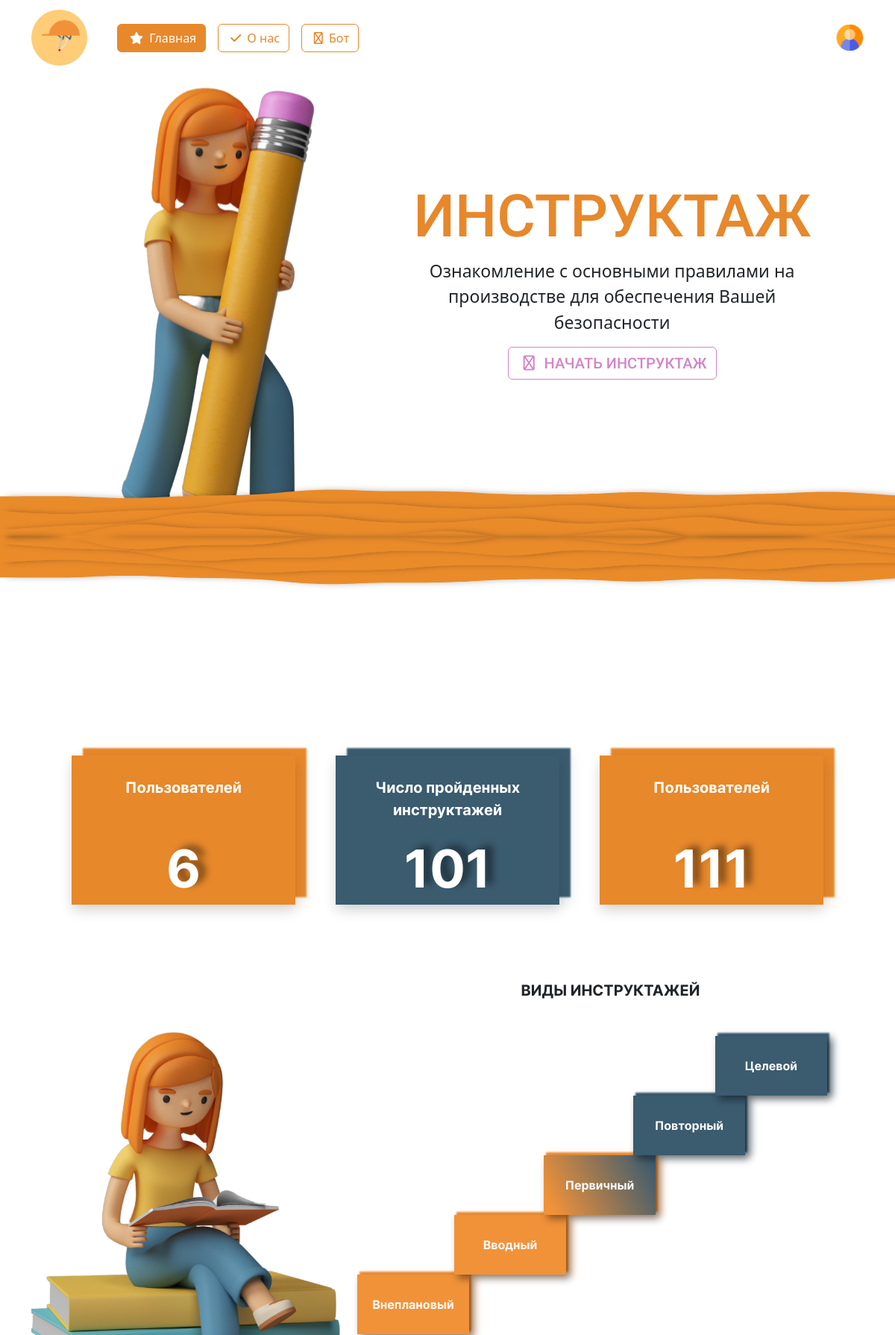
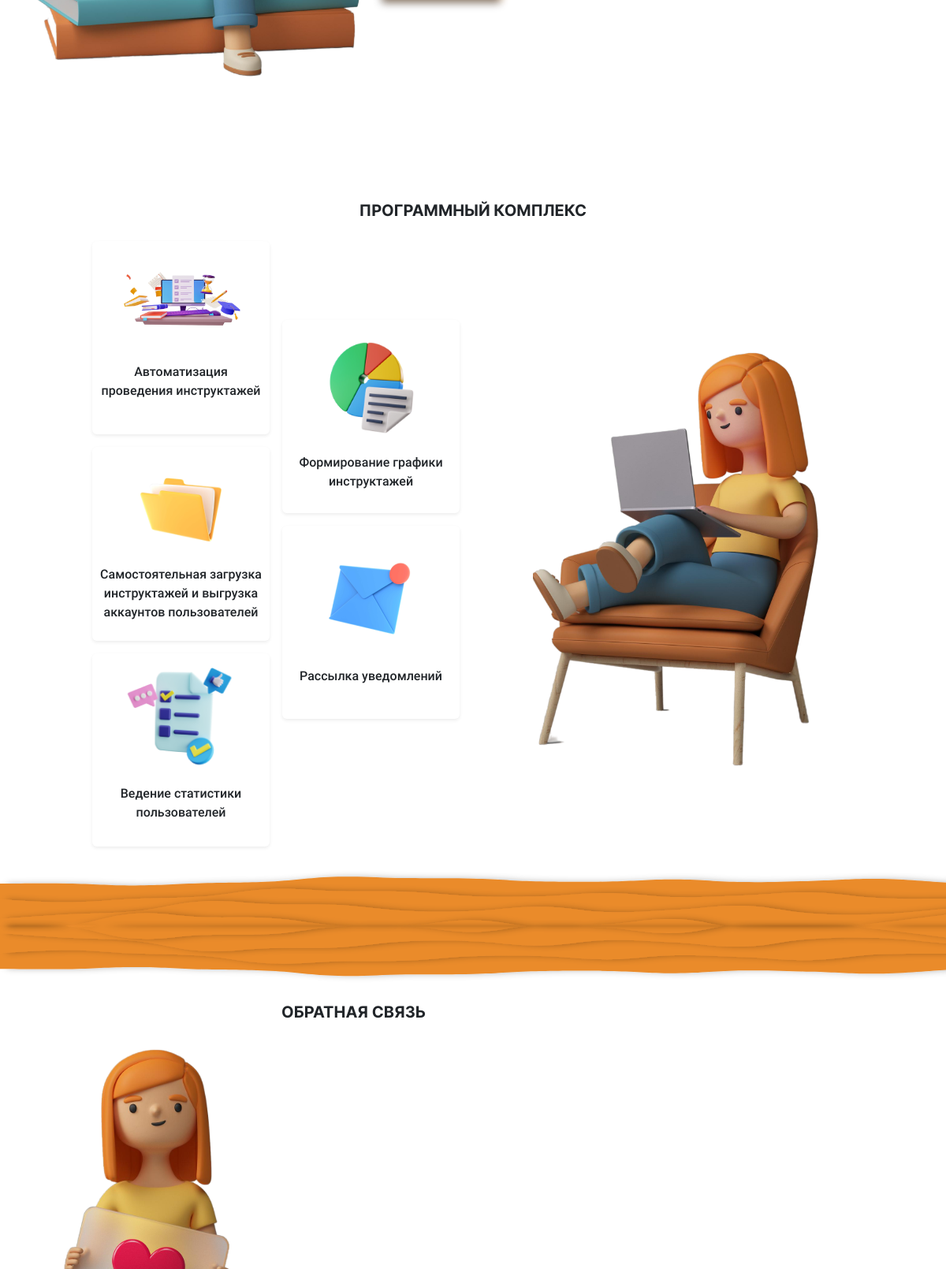
The page / (upper part) on the database its author committed (2 pictures, top to bottom).
### initru/models.py (models this page shows, shortened)
class inst(models.Model):
    name_instruction = models.CharField(
        'Название инструктажа',
        max_length=64
    )
    date_period = models.IntegerField(
        'Период инструктажа'
    )
    def __str__(self):
        return self.name_instruction
    class Meta:
        verbose_name = 'Инструктаж'
        verbose_name_plural = 'Инструктажи'
    @staticmethod  # возвращение названий
    def get_all_names():
        return inst.objects.all()[:5]

class complex(models.Model):
    name_complex = models.CharField(
        'Название',
        max_length=255
    )
    image_complex = models.ImageField(
        'Изображение',
        upload_to='images/startPage/complex/'
    )
    class Meta:
        verbose_name = 'Программный комлекс'
        verbose_name_plural = 'Программные комлексы'
    @staticmethod
    def get_all_names():
        return complex.objects.all()

### initru/views.py (the view)
# urls.py: path('',getLayout, name='main'),
def getLayout(request):
    template_path = 'main.html'
    getInstr = inst.get_all_names()
    getComplex = complex.get_all_names()
    users = CustomUser.get_count_users()
    if request.method == 'POST':
        contact = contactForm(request.POST or None)
        if contact.is_valid():
            contact.save()
            messages.success(request,'Успешно отправлено!')
            return HttpResponseRedirect('/#link')
        else:
            messages.error(request, 'Введите корректные данные')
            return HttpResponseRedirect('/#link')
    else:
        contact = contactForm()
    values = {
        'contact':contact,
        'instr':getInstr,
        'complex':getComplex,
        'countUser':users,
    }
    return render(request, template_path, values)

### initru/models.py (called while the page is built)
    @staticmethod
    def get_count_users():
        return CustomUser.objects.count()

### initru/templates/main.html (shortened to what this page needs)
{% extends './base.html' %}
{% load static %}
{% block content %}
<div class="container d-flex justify-content-evenly" style ='height: 700px;'>
	<img src="{% static 'images/startPage/girl.svg' %}" alt="girl" height="700">
	<div class = 'd-flex flex-column align-items-center justify-content-center' style ='height: 550px;'>
		<div class = 'd-flex flex-column'>
			<h1 class = 'text-uppercase text-center' style = 'font-family: "Roboto-medium"; font-size: 79px; color:#E7882B;'>Инструктаж</h1>
			<p class = 'text-center' style ='font-size: 23px; max-width: 540px;'>Ознакомление с основными правилами на производстве для обеспечения Вашей безопасности</p>
			{% if user.is_authenticated %}
			<a class = 'btn btn-outline-primary mx-auto fs-5 text-uppercase ' href="#" style = 'font-family: "Roboto-medium";'>
				<i class="fa-regular fa-pen mx-2"></i>
				Пройти инструктаж
			</a>
			{% else %}
			<a class = 'btn btn-outline-pink mx-auto fs-5 text-uppercase ' href="#" style = 'font-family: "Roboto-medium";'>
				<i class="fa-regular fa-pen mx-2"></i>
				Начать Инструктаж
			</a>
			{% endif %}
		</div>
	</div>
</div>
<div class = 'mx-auto' style = 'position: relative; top:-175px;'>
	<img class = 'img-fluid' alt = 'photo' src ="{% static 'images/startPage/volna.svg' %}" style = 'width: 100%; user-select: none;' />
	<img class = 'img-fluid' alt = 'photo' src ="{% static 'images/startPage/volna.svg' %}" style = 'width: 100%; user-select: none;  transform: scale(1, -1);' />
</div>
<div class = 'container d-flex justify-content-evenly flex-wrap'>
	<div class = 'shadow d-flex flex-column justify-content-center text-white mt-4' style ='max-width: 300px; width: 100%; height: 200px; box-shadow: 0px 4px 10px rgba(0, 0, 0, 0.45); background-color: #E7882B; filter: drop-shadow(15px -10px 1px #E7882B);'>
		<p class = 'fw-bold fs-5 text-center mt-5' style = 'font-family: "Inter-Bold";min-height: 55px;'>Пользователей</p>
		<p class="text-center" style = 'font-size: 70px; font-family: "Inter-Bold"; text-shadow: 10px -5px 10px rgba(0, 0, 0, 0.45);'>{{ countUser }}</p>
	</div>
	<div class = 'shadow d-flex flex-column justify-content-center text-white mt-4' style ='max-width: 300px; width: 100%; height: 200px; box-shadow: 0px 4px 10px rgba(0, 0, 0, 0.45); background-color: #3B5B6F; filter: drop-shadow(15px -10px 1px #3B5B6F);'>
		<p class = 'fw-bold fs-5 text-center mt-5' style = 'font-family: "Inter-Bold";min-height: 55px;'>Число пройденных инструктажей</p>
		<p class="text-center" style = 'font-size: 70px; font-family: "Inter-Bold"; text-shadow: 10px -5px 10px rgba(0, 0, 0, 0.45);'>101</p>
	</div>
	<div class = 'shadow d-flex flex-column justify-content-center text-white mt-4' style ='max-width: 300px; width: 100%; height: 200px; box-shadow: 0px 4px 10px rgba(0, 0, 0, 0.45); background-color: #E7882B; filter: drop-shadow(15px -10px 1px #E7882B);'>
		<p class = 'fw-bold fs-5 text-center mt-5' style = 'font-family: "Inter-Bold";min-height: 55px;'>Пользователей</p>
		<p class="text-center" style = 'font-size: 70px; font-family: "Inter-Bold"; text-shadow: 10px -5px 10px rgba(0, 0, 0, 0.45);'>111</p>
	</div>
</div>
<div class = 'container d-flex justify-content-center flex-wrap' style="margin-top: 100px;">
	<img src="{% static 'images/startPage/girl_and_books.svg' %}" alt="girl" style ='user-select: none;'>
	<div class='flex-fill d-flex flex-column align-items-center'>
		<p class = 'fs-5 text-center text-uppercase' style="font-family: 'Inter-Bold';">Виды инструктажей</p>
		<div class="inst_list flex-fill" style="position: relative; max-height: 430px; max-width: 700px; width: 100%;">
			{% for i in instr %}
				<div class = 'inst_list-box align-items-center' style = 'height:80px; width: 150px; line-height: 80px;'>
					<p class ='text-center text-light' style="font-family: 'Inter-Bold';">{{ i }}</p>
				</div>
			{% empty %}
				<p class = 'text-danger'>Нет данных в бд</p>
			{% endfor %}
		</div>
	</div>
</div>
<div class='container' style = 'margin-top: 100px;'>
	<p class = 'fs-5 text-center text-uppercase' style="font-family: 'Inter-Bold';">Программный комплекс</p>
	<div class = 'complex d-flex justify-content-evenly align-items-center'>
		<div class = 'row row-cols-2' style="max-width:500px;">
			{% for c in complex %}
				<div class="col p-2 shadow-sm m-2 complex_box d-flex flex-column align-items-center justify-content-around rounded" style = 'width: 225px; min-height: 245px;'>
					<div style="width:150px;">
						<img class = 'img-fluid' src="{{ c.image_complex.url }}" alt="photo">
					</div>
					<p class = 'text-center' style ='font-family: "Roboto-medium";'>{{ c.name_complex }}</p>
				</div>
			{% empty %}
				<p>В бд пусто.</p>
			{% endfor %}
		</div>
		<div>
			<img src="{% static 'images/startPage/girlsidit.svg' %}" alt="photo">
		</div>
	</div>
</div>
<div class = 'mx-auto'>
	<img class = 'img-fluid' alt = 'photo' src ="{% static 'images/startPage/volna.svg' %}" style = 'width: 100%; user-select: none;' />
	<img class = 'img-fluid' alt = 'photo' src ="{% static 'images/startPage/volna.svg' %}" style = 'width: 100%; user-select: none;  transform: scale(1, -1);' />
</div>
<div class = 'container d-flex'>
	<img src="{% static 'images/startPage/girlandheart.svg' %}" alt="photo">
	<div>
		<p class = 'fs-5 text-center text-uppercase' style="font-family: 'Inter-Bold';">Обратная связь</p>
	</div>
</div>
{% endblock content %}

### initru/templates/base.html (shortened to what this page needs)
<!DOCTYPE html>
{% load static %}
<html lang="ru">
<head>
	<link rel="stylesheet" href="{% static 'css/bootstrap.min.css' %}">
	<link rel="stylesheet" href="{% static 'css/style.css' %}">
	<link href="{% static 'fontawesomefree/css/fontawesome.css' %}" rel="stylesheet" type="text/css">
	<link href="{% static 'fontawesomefree/css/brands.css' %}" rel="stylesheet" type="text/css">
	<link href="{% static 'fontawesomefree/css/solid.css' %}" rel="stylesheet" type="text/css">
</head>
<header>
	<nav class="navbar">
		<div class="container">
			<div class='d-flex align-items-center'>
				<a href="{% url 'main' %}" class="navbar-brand">
					<img src="{% static 'images/logo.svg' %}" alt="logo" height="75">
				</a>
				<div class="d-flex mx-3 flex-wrap">
					<a class='btn btn-orange mx-2' href="{% url 'main' %}">
						<i class="fa-solid fa-star mx-1"></i>
						Главная
					</a>
					<a class='btn btn-outline-orange mx-2' href="">
						<i class="fa-solid fa-check mx-1"></i>
						О нас
					</a>
					<a class='btn btn-outline-orange mx-2' href="">
						<i class="fa-regular fa-robot mx-1"></i>
						Бот
					</a>
				</div>
			</div>
			<div class='navbar d-flex justify-content-center'>
				{% if user.is_authenticated %}
				<div class="dropdown text-end d-flex mx-2">
					<a class="d-block link-dark text-decoration-none d-flex align-items-center" id="dropdownUser1" data-bs-toggle="dropdown" aria-expanded="false">
						<div class = 'rounded-circle mx-2' style = '
						width: 35px;
						height: 35px;
						background-position: center;
						background-repeat: no-repeat;
						background-size: cover;
						background-clip: unset;
						background-image: url("{{ request.user.avatar.url }}");
						'></div>
					</a>
					<ul class="dropdown-menu text-small" aria-labelledby="dropdownUser1">
						{% if user.is_authenticated %}
						<li>
							<a class="dropdown-item" href="{% url 'profile' %}">
								<i class="fa-regular fa-user mx-2 text-secondary"></i>
								Мой профиль
							</a>
						</li>
						<li>
							<a class="dropdown-item" href="#">
								<i class="fa-solid fa-square-pen mx-2 text-secondary"></i>
								Мои инструктажи
							</a>
						</li>
						<li>
							<a class="dropdown-item" href="#">
								<i class="fa-solid fa-pen-to-square mx-2 text-secondary"></i>
								Сменить данные
							</a>
						</li>
						<li>
							<hr class="dropdown-divider">
						</li>
						<li class='d-flex justify-content-center mt-2'><a class="btn btn-danger" href="{% url 'logout' %}">Выйти</a></li>
						{% endif %}
					</ul>
				</div>
				<i class="fa-regular fa-bell fs-4 text-warning"></i>
				{% else %}
				<div class="dropdown text-end">
					<a href="{% url 'login' %}" class="d-block link-dark text-decoration-none">
						<img src="{% static 'images/startPage/user/user.svg' %}" alt="user">
					</a>
				</div>
				{% endif %}
			</div>
		</div>
	</nav>
</header>
<body class = 'd-flex flex-column justify-content-between'>
	<main>
		{% block content %}
		{% endblock content %}
	</main>
</body>
</html>

### initru/static/css/style.css (style rules this page uses)
.inst_list-box:nth-child(1) { position: absolute; left:0px; bottom: 0px; background: #F19239; filter: drop-shadow(3px -4px 1px #F19239); box-shadow: 5px 5px 10px rgba(0, 0, 0, 0.45); }
.inst_list-box:nth-child(2) { position: absolute; left: 130px; bottom: 80px; background: #F19239; filter: drop-shadow(3px -4px 1px #F19239); box-shadow: 5px 5px 10px rgba(0, 0, 0, 0.45); }
.inst_list-box:nth-child(3) { position: absolute; left: 250px; bottom: 160px; background: linear-gradient(63.38deg, #F19239 7.7%, #3B5B6F 96.25%); filter: drop-shadow(3px -4px 1px #F19239); box-shadow: 5px 5px 10px rgba(0, 0, 0, 0.45); }
.inst_list-box:nth-child(4) { position: absolute; left: 370px; bottom: 240px; background: #3B5B6F; filter: drop-shadow(3px -4px 1px #3B5B6F); box-shadow: 5px 5px 10px rgba(0, 0, 0, 0.45); }
.inst_list-box:nth-child(5) { position: absolute; left: 480px; bottom: 320px; background: #3B5B6F; filter: drop-shadow(3px -4px 1px #3B5B6F); box-shadow: 5px 5px 10px rgba(0, 0, 0, 0.45); }
.complex_box:nth-child(2), .complex_box:nth-child(4) { position: relative; top:100px; width: 200px; height: 150px; }

### rows shown on the page
inst: name_instruction "Внеплановый"
inst: name_instruction "Вводный"
inst: name_instruction "Первичный"
inst: name_instruction "Повторный"
inst: name_instruction "Целевой"
complex: image_complex (picture), name_complex "Автоматизация проведения инструктажей"
complex: image_complex (picture), name_complex "Формирование графики инструктажей"
complex: image_complex (picture), name_complex "Самостоятельная загрузка инструктажей и выгрузка аккаунтов пользователей"
complex: image_complex (picture), name_complex "Рассылка уведомлений"
complex: image_complex (picture), name_complex "Ведение статистики пользователей"

### other values the page prints
{{ countUser }} "6"
